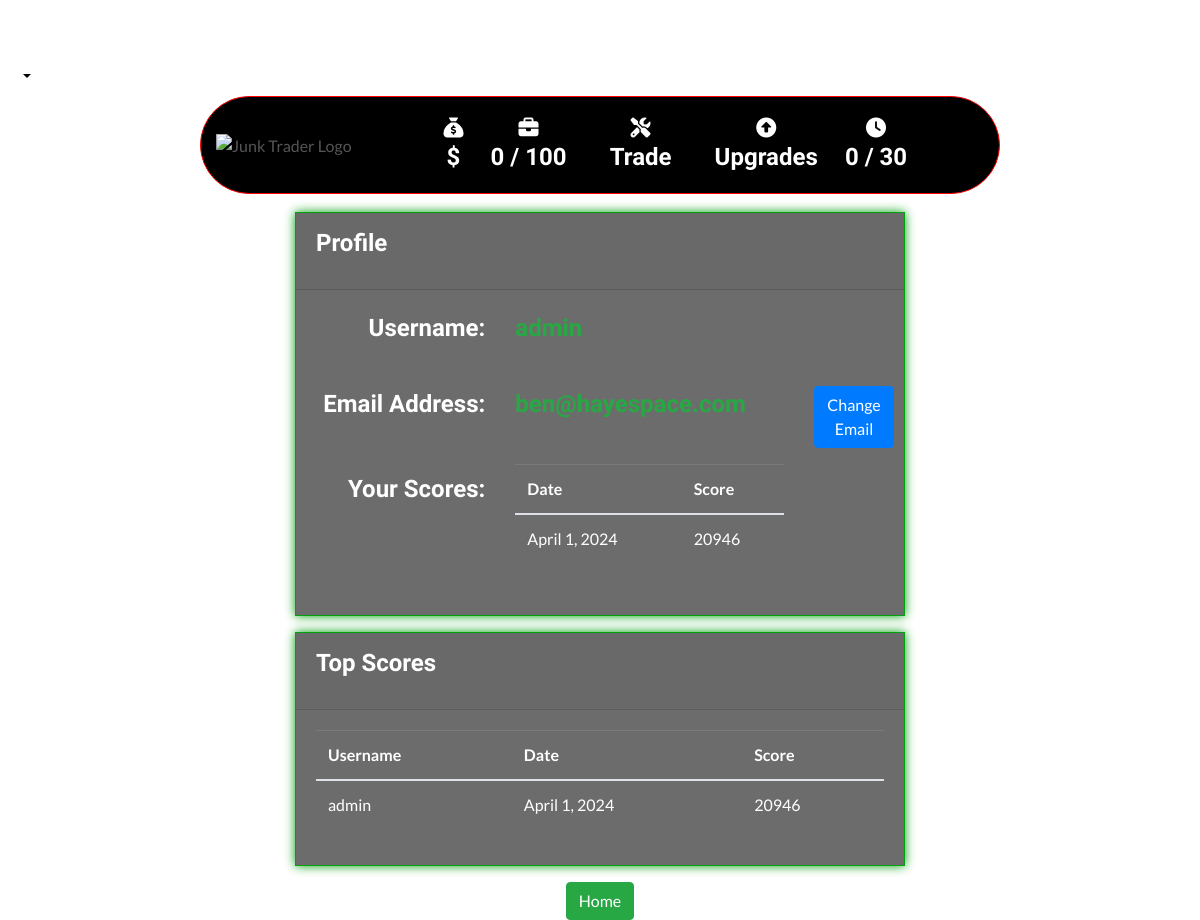
/profile/ (signed in), run on the app's committed database.
### profiles/models.py (models this page shows, shortened)
class UserProfile(models.Model):
    user = models.OneToOneField(User, on_delete=models.CASCADE)
    scores = models.IntegerField(default=0)
    date = models.DateField(auto_now_add=True)

### profiles/views.py (the view)
# urls.py: path('profile/', include('profiles.urls')),
def profile(request):
    profile = get_object_or_404(UserProfile, user=request.user)
    user_scores = UserProfile.objects.filter(user=request.user)
    top_scores = UserProfile.objects.all()
    template = 'profiles/profile.html'
    context = {
        'profile': profile,
        'user_scores': user_scores,
        'top_scores': top_scores,
    }
    return render(request, template, context)

### backpack/contexts.py (called while the page is built, shortened)
def backpack_contents(request):
    backpack_items = []
    total = 0
    total_quantity = 0
    collectable_count = 0
    backpack = request.session.get('backpack', {})
    grand_total = total
    context = {
        'backpack_items': backpack_items,
        'total': total,
        'total_quantity': total_quantity,
        'collectable_count': collectable_count,
        'grand_total': grand_total,
    }
    return context

def total_amount(request):
    total_amount = [0]
    return {'total_amount': total_amount}

def days_played(request):
    return {'days_played': request.session.get('days_played', 0)}

### profiles/templates/profiles/profile.html (shortened to what this page needs)
{% extends "base.html" %}
{% load static %}
{% block page_header %}
    <div class="container header-container">
    </div>
{% endblock %}
{% block content %}
<div class="container">
    <div class="row justify-content-center mt-5">
        <div class="col-md-8">
            <div class="box-profile">
                <div class="card-header text-white"><p>Profile</p></div>
                <div class="card-body">
                    <div class="form-group row">
                        <label for="username" class="col-md-4 text-md-right text-white"><p>Username:</p></label>
                        <div class="col-md-6 text-success">
                            <p>{{ user.username }}</p>
                        </div>
                    </div>
                    <div class="form-group row">
                        <label for="email" class="col-md-4 text-md-right text-white"><p>Email Address:</p></label>
                        <div class="col-md-6 text-success">
                            <p>{{ user.email }}</p>
                        </div>
                        <div class="col-md-2">
                            <a href="{% url 'account_email' %}" class="btn btn-primary">Change Email</a>
                        </div>
                    </div>
                    <div class="form-group row">
                        <label class="col-md-4 col-form-label text-md-right text-white"><p>Your Scores:</p></label>
                        <div class="col-md-6">
                            <table class="table">
                                <thead>
                                    <tr>
                                        <th>Date</th>
                                        <th>Score</th>
                                    </tr>
                                </thead>
                                <tbody>
                                    {% for score_entry in user_scores %}
                                        <tr>
                                            <td>{{ score_entry.date }}</td>
                                            <td>{{ score_entry.scores }}</td>
                                        </tr>
                                    {% endfor %}
                                </tbody>
                            </table>
                        </div>
                    </div>
                </div>
            </div>
                <div class="box-profile mt-3">
                    <div class="card-header text-white"><p>Top Scores</p></div>
                    <div class="card-body">
                        <table class="table">
                            <thead>
                                <tr>
                                    <th>Username</th>
                                    <th>Date</th>
                                    <th>Score</th>
                                </tr>
                            </thead>
                            <tbody>
                                {% for top_score in top_scores %}
                                    <tr>
                                        <td>{{ top_score.user.username }}</td>
                                        <td>{{ top_score.date }}</td>
                                        <td>{{ top_score.scores }}</td>
                                    </tr>
                                {% endfor %}
                            </tbody>
                        </table>
                    </div>
                </div>
        </div>
    </div>
    <div class="row justify-content-center mt-3">
        <div class="col-md-8">
            <div class="text-center">
                <a href="{% url 'home' %}" class="btn btn-success">Home</a>
            </div>
        </div>
    </div>
</div>
{% endblock %}

### static/css/base.css (style rules this page uses)
html { height: 100%; }
body { background: url('/media/bg_image.png') no-repeat center center fixed; background-size: cover; height: calc(100vh - 164px); color: #555; font-family: 'Lato'; }
p, h1, h2, h3, h4, h5, h6 { font-family: "Amatic SC", sans-serif; font-weight: 700; font-size: x-large; font-style: normal; }
.box-profile { border: 1px solid rgb(3, 160, 14); box-shadow: 0 0 10px rgb(3, 160, 14); background-color: #00000093; }
.table { width: 100%; margin-bottom: 1rem; color: #fff; }
.table th, .table td { padding: 0.75rem; vertical-align: top; border-top: 1px solid rgba(255, 255, 255, 0.1); }
.table th { vertical-align: bottom; border-bottom: 2px solid rgba(255, 255, 255, 0.1); }
@media (min-width: 1200px) { .container { max-width: 80%; } }
@media (min-width: 992px) { .header-container { padding-top: 164px; } }

### data on the page
UserProfile: date "April 1, 2024", scores "20946", user.username "admin"

### other printed values
{{ total_quantity }} "0"
{{ days_played }} "0"
